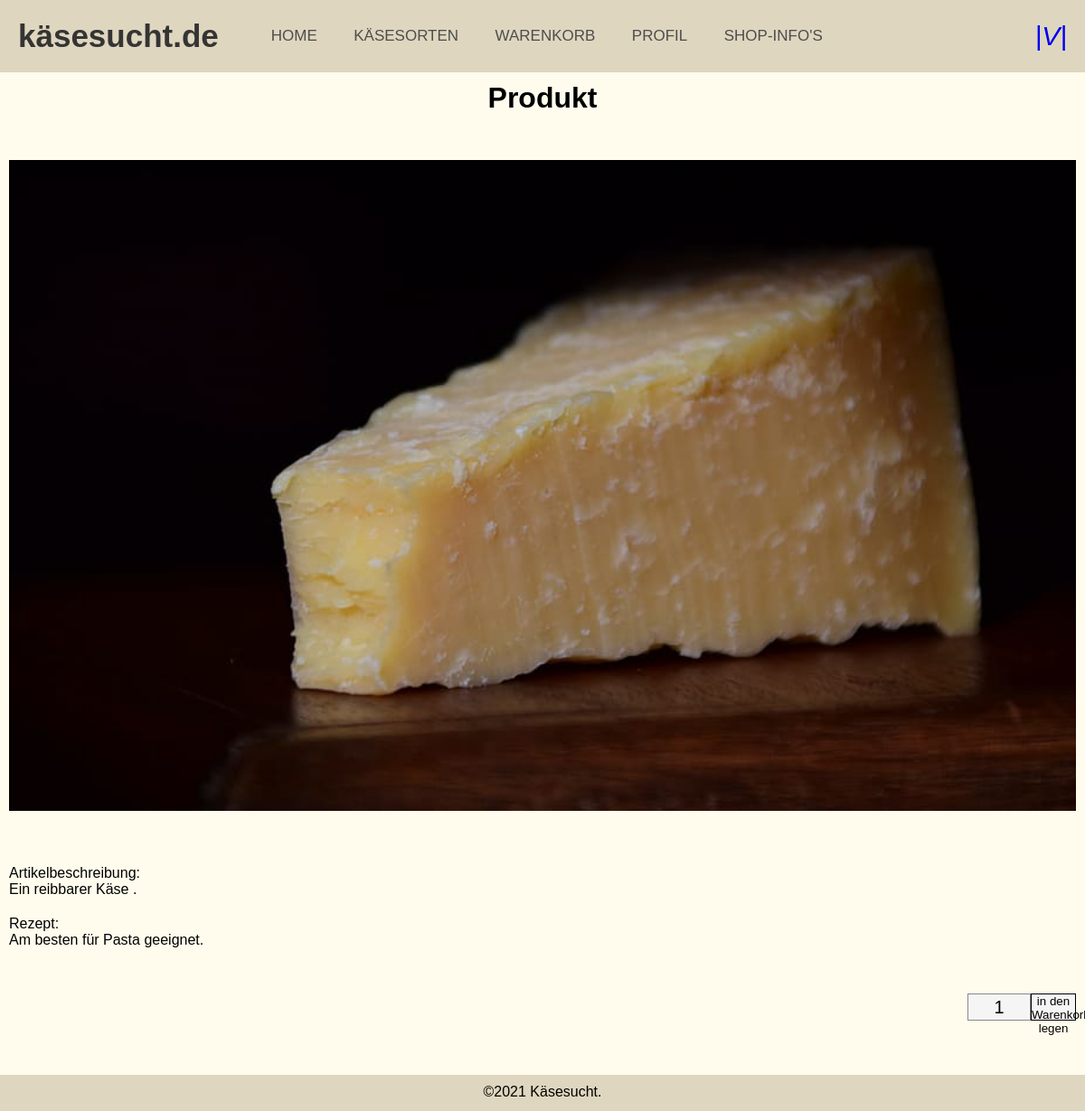
The app's page /index.php?c=shopping&a=product&id=2 with its own data.
### tables this page shows
CREATE TABLE IF NOT EXISTS `cheese` (
  `id` INT NOT NULL AUTO_INCREMENT,
  `createdAt` TIMESTAMP NOT NULL DEFAULT CURRENT_TIMESTAMP,
  `updatetAt` TIMESTAMP NULL DEFAULT NULL ON UPDATE CURRENT_TIMESTAMP,
  `cheeseName` VARCHAR(45) NOT NULL,
  `sort_id` INT NOT NULL,
  `price_id` INT NOT NULL,
  `qtyInStock` INT NOT NULL,
  `descrip` TINYTEXT NOT NULL,
  `recipe` TEXT NULL,
  `taste` VARCHAR(1) NOT NULL CHECK (taste = 'M' OR taste ='W'),
  `lactose` TINYINT(1) NOT NULL,
  `milkType` VARCHAR(1) NULL CHECK (milkType = 'B' OR milkType = 'K' OR milkType ='S' OR milkType = 'Z'),
  `rawMilk` TINYINT(1) NOT NULL,
  `pictureName` VARCHAR(50) NULL,
  CONSTRAINT UC_cheese UNIQUE (id),
  PRIMARY KEY (`id`, `sort_id`, `price_id`),
  CONSTRAINT `fk_cheese_sort`
    FOREIGN KEY (`sort_id`)
    REFERENCES `sort` (`id`)
    ON DELETE NO ACTION
    ON UPDATE NO ACTION,
  CONSTRAINT `fk_cheese_price1`
    FOREIGN KEY (`price_id`)
    REFERENCES `price` (`id`)
    ON DELETE NO ACTION
    ON UPDATE NO ACTION);

### core/model.class.php (called while the page is built, shortened)
<?php
abstract class Model
{
    protected $schema = [
    ];
    private $data = [
    ];
    public function __get($key)
    {
        if(array_key_exists($key,$this->data))
        {
            return $this->data[$key];
        }
        throw new \Exception('You can not access to property "'.$key.'" for the class "'.get_called_class().'"');
    }
    public function __set($key,$value)
    {
        if(array_key_exists($key,$this->schema))
        {
            $this->data[$key] = $value;
            return;
        }
        throw new \Exception('You can not write to property "'.$key.'" for the class "'.get_called_class().'"');
    }
    public static function tablename()
    {
        $class = get_called_class();
        if(defined($class.'::TABLENAME'))
        {
            return $class::TABLENAME;
        }
        return null;
    }
}

### models/cheeseFull.php (called while the page is built, shortened)
<?php
class ModelCheeseFull extends \kae\core\Model
{
  public static function find($where = '')
    {
        $db = $GLOBALS['db'];
        $result = null;
        try
        {
            $sql = 'SELECT cheese.id, cheese.createdAt, cheese.updatetAt, cheeseName, sort_id, price_id, qtyInStock, descrip, recipe, taste, lactose, milkType, rawMilk, pictureName, sortName, pricePerUnit FROM '.self::tablename().' JOIN sort ON cheese.sort_id = sort.id JOIN price ON cheese.price_id = price.id';
            if(!empty($where))
            {
                $sql .= ' WHERE cheese.'.$where.';';
            }
            $result = $db->query($sql)->fetchAll();
        }
        catch(\PDOException $e)
        {
            die('Select statement failed: '. $e->getMessage());
        }
        return $result;
    }
    public static function findOne($whereStr = '1')
    {
        $results = self::find($whereStr);
        if(count($results) > 0)
        {
            return $results[0];
        }
        return null;
    }
}

### views/shopping/product.php (the view, shortened to what this page needs)
<div class="head--container">
	<h1>Produkt</h1>
</div>
<div class="panel">
	<div class="">
		<img class="product_image" src=<?echo(ASSETPATH.'images'.DIRECTORY_SEPARATOR.$this->fullProduct->__get('pictureName')); ?>>
	</div>
</div>
<div class="panel">
	<div class="text-box">
		<p>
			Artikelbeschreibung:<br>
			<?echo($this->fullProduct->__get('descrip'));?>
		</p>
	</div>
	<div class="text-box">
		<p>
			Rezept:<br>
			<?echo($this->fullProduct->__get('recipe'));?>
		</p>
	</div>
</div>
<div class="panel">
</div>
<div class="panel">
</div>

### assets/stylesheets/styles.css (style rules this page uses)
body { background-color: rgb(255, 252, 237); height: 100%; display: table; width: 100%; }
html, body { overflow: auto; }
.product_image { width: 100%; height : auto; margin : 30px auto; display: block; justify-content: center; align-content: center; }
.footer { width: 100%; height: 40px; background-color: rgb(223, 214, 191); margin: 20px 0px 0px 0px; overflow: hidden; position: relative; padding-top: 10px; bottom: 0; text-align: center; }
.head--container { padding: 10px 10px; }
.head--container h1 { text-align: center; }
.panel { width:100%; padding: 10px 10px; margin-bottom: 10px; }
.text-box p { margin-bottom: 20px; }

### assets/stylesheets/navBar.css (style rules this page uses)
* { padding: 0; margin: 0; text-decoration: none; list-style: none; box-sizing: border-box; }
body { font-family: Arial, Helvetica, sans-serif; }
nav { background: rgb(223, 214, 191); height: 80px; width: 100%; }
label.logo a { color: rgb(53, 52, 52); font-size: 35px; line-height: 80px; float: left; padding: 0 20px; font-weight: bold; }
nav ul { float: left; margin-left: 20px; }
nav ul li { display: inline-block; line-height: 80px; margin: 0 5px; }
nav ul li a { color: rgb(77, 77, 77); font-size: 17px; text-transform: uppercase; padding: 30px 13px; border-radius: 5px; }
.menu, .login { font-size: 30px; color: grey; float: left; line-height: 80px; cursor: pointer; }
.login { float: right; margin-right: 20px; }

### records on screen
cheese: pictureName (picture), descrip "Ein reibbarer Käse .", recipe "Am besten für Pasta geeignet."

### other values on screen
form field chQuantity "1"
